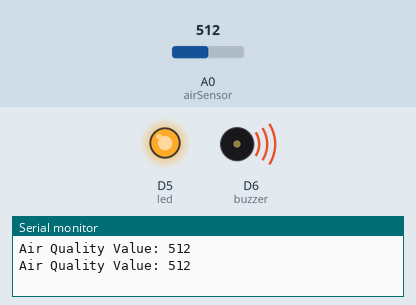
Bench run of a sketch on a simulated ESP8266 (NodeMCU). On the bench: output pins drawn as LEDs (lit = HIGH), buzzer (waves = sounding, pin HIGH), the last lines printed to the serial monitor. The inputs (shaded band) are chosen by the test bench; at power-on: A0 (airSensor) = 512.

Above: at 1.8 s.
1.9 s: A0 (airSensor) set to 494
At 3.2 s:
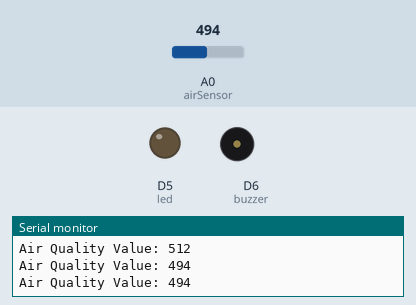
3.5 s: A0 (airSensor) set to 510
At 4.9 s:
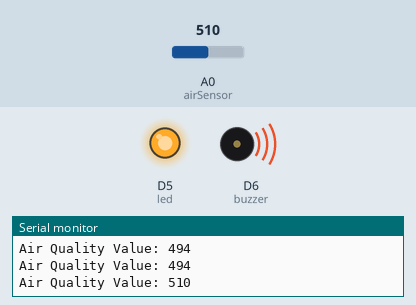
5.5 s: A0 (airSensor) set to 490
At 6.4 s:
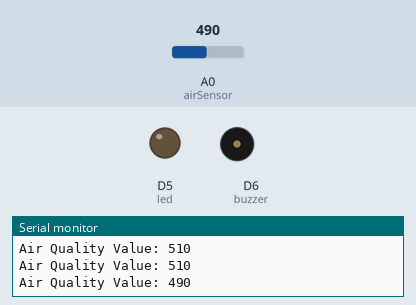
Timing chart, 0 to 8.5 s (numbered marks = the images above; inputs shaded):
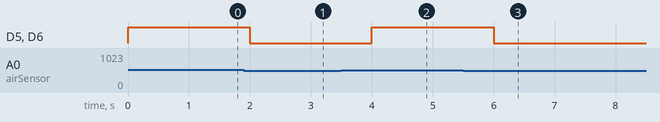

The sketch:

Smart_Air_Quality_Monitoring_System_using_ESP8266.ino
```cpp
int airSensor = A0;
int led = D5;
int buzzer = D6;

void setup() {
  pinMode(led, OUTPUT);
  pinMode(buzzer, OUTPUT);
  Serial.begin(9600);
}

void loop() {
  int airValue = analogRead(airSensor);
  Serial.print("Air Quality Value: ");
  Serial.println(airValue);

  if (airValue > 500) {   // Threshold (adjust after calibration)
    digitalWrite(led, HIGH);
    digitalWrite(buzzer, HIGH);
  } else {
    digitalWrite(led, LOW);
    digitalWrite(buzzer, LOW);
  }

  delay(1000);
}
```

Measured:
- the behaviour switches between 501 and 500 on A0 (airSensor) (found by bisection; images 0 and 1)
- after the input at 1.9 s, D5 (led), D6 (buzzer): HIGH → LOW after 0.10 s
- after the input at 3.5 s, D5 (led), D6 (buzzer): LOW → HIGH after 0.50 s
- after the input at 5.5 s, D5 (led), D6 (buzzer): HIGH → LOW after 0.50 s
